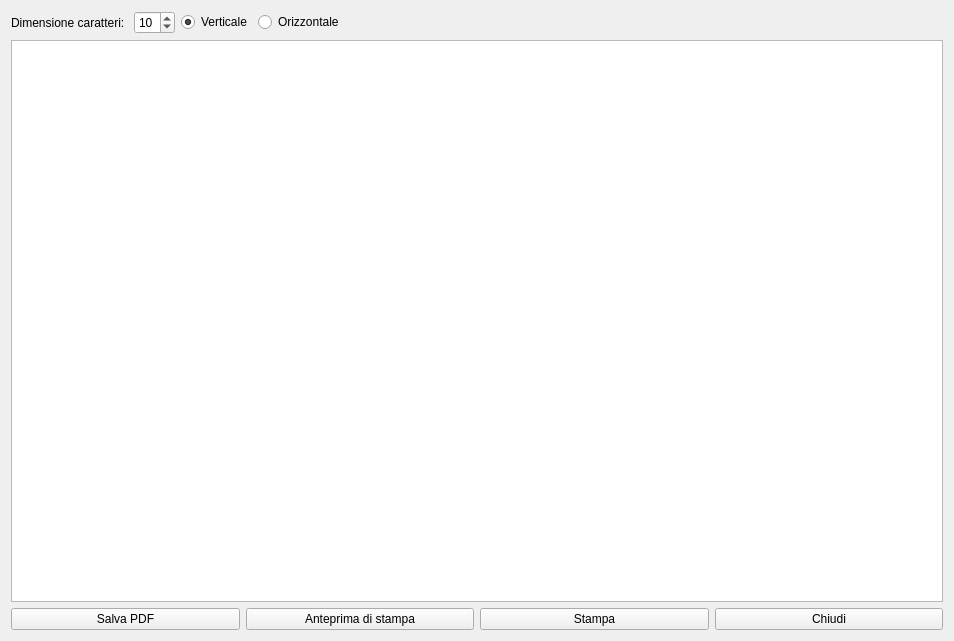
<?xml version="1.0" encoding="UTF-8"?>
<ui version="4.0">
 <class>HPDFPrint</class>
 <widget class="QWidget" name="HPDFPrint">
  <property name="windowModality">
   <enum>Qt::ApplicationModal</enum>
  </property>
  <property name="geometry">
   <rect>
    <x>0</x>
    <y>0</y>
    <width>954</width>
    <height>641</height>
   </rect>
  </property>
  <property name="windowTitle">
   <string>Stampa</string>
  </property>
  <property name="windowIcon">
   <iconset resource="icons.qrc">
    <normaloff>:/Resources/print-icon.png</normaloff>:/Resources/print-icon.png</iconset>
  </property>
  <layout class="QVBoxLayout" name="verticalLayout">
   <item>
    <layout class="QHBoxLayout" name="horizontalLayout_2">
     <item>
      <layout class="QFormLayout" name="formLayout">
       <item row="0" column="0">
        <widget class="QLabel" name="label">
         <property name="text">
          <string>Dimensione caratteri: </string>
         </property>
        </widget>
       </item>
       <item row="0" column="1">
        <widget class="QSpinBox" name="sbFontSize">
         <property name="minimum">
          <number>1</number>
         </property>
         <property name="maximum">
          <number>30</number>
         </property>
         <property name="value">
          <number>10</number>
         </property>
        </widget>
       </item>
      </layout>
     </item>
     <item>
      <widget class="QRadioButton" name="rbPortrait">
       <property name="text">
        <string>Verticale</string>
       </property>
       <property name="checked">
        <bool>true</bool>
       </property>
      </widget>
     </item>
     <item>
      <widget class="QRadioButton" name="rbLandscape">
       <property name="text">
        <string>Orizzontale</string>
       </property>
      </widget>
     </item>
     <item>
      <spacer name="horizontalSpacer">
       <property name="orientation">
        <enum>Qt::Horizontal</enum>
       </property>
       <property name="sizeHint" stdset="0">
        <size>
         <width>40</width>
         <height>20</height>
        </size>
       </property>
      </spacer>
     </item>
    </layout>
   </item>
   <item>
    <widget class="QTextBrowser" name="tb_Viewport"/>
   </item>
   <item>
    <layout class="QHBoxLayout" name="horizontalLayout">
     <item>
      <widget class="QPushButton" name="pbSave_pdf">
       <property name="text">
        <string>Salva PDF</string>
       </property>
       <property name="icon">
        <iconset resource="icons.qrc">
         <normaloff>:/Resources/PDF.png</normaloff>:/Resources/PDF.png</iconset>
       </property>
      </widget>
     </item>
     <item>
      <widget class="QPushButton" name="pbPreview">
       <property name="text">
        <string>Anteprima di stampa</string>
       </property>
       <property name="icon">
        <iconset resource="icons.qrc">
         <normaloff>:/Resources/Photocamera.PNG</normaloff>:/Resources/Photocamera.PNG</iconset>
       </property>
      </widget>
     </item>
     <item>
      <widget class="QPushButton" name="pbPrint">
       <property name="text">
        <string>Stampa</string>
       </property>
       <property name="icon">
        <iconset resource="icons.qrc">
         <normaloff>:/Resources/print-icon.png</normaloff>:/Resources/print-icon.png</iconset>
       </property>
      </widget>
     </item>
     <item>
      <widget class="QPushButton" name="pbClose">
       <property name="text">
        <string>Chiudi</string>
       </property>
       <property name="icon">
        <iconset resource="icons.qrc">
         <normaloff>:/Resources/Actions-window-close-icon.png</normaloff>:/Resources/Actions-window-close-icon.png</iconset>
       </property>
      </widget>
     </item>
    </layout>
   </item>
  </layout>
 </widget>
 <resources>
  <include location="icons.qrc"/>
 </resources>
 <connections/>
</ui>
